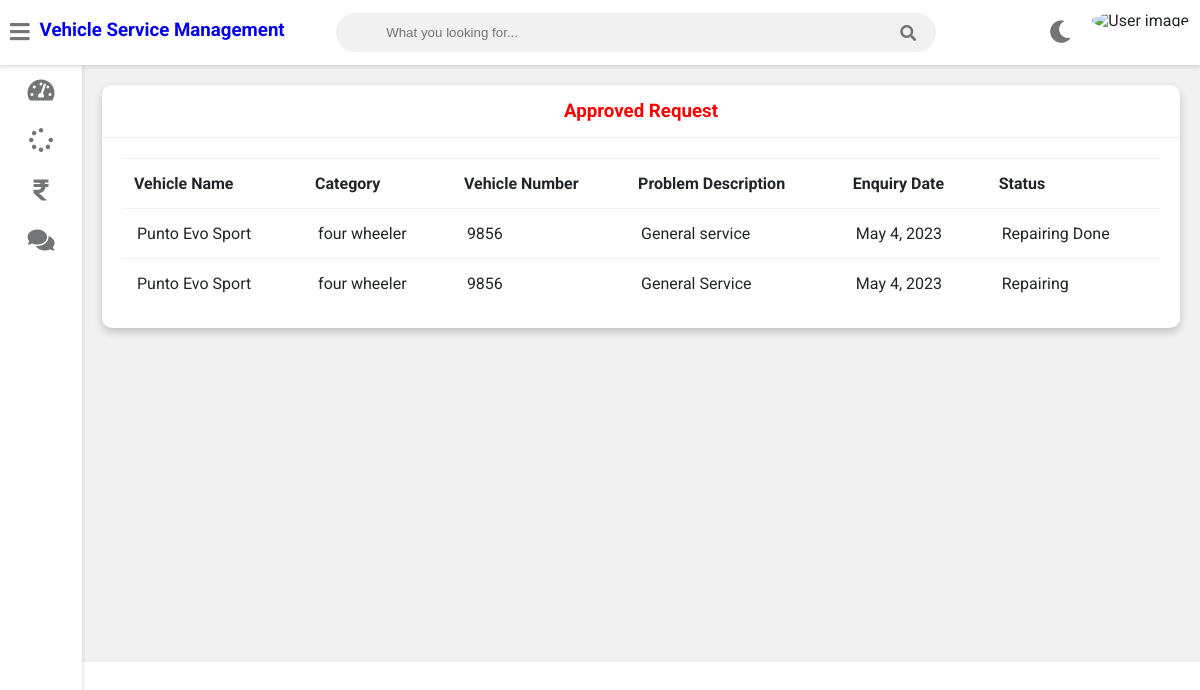
Screenshot of /customer-view-approved-request (signed in) with the database file from the repository.
### vehicle/models.py (models this page shows, shortened)
class Request(models.Model):
    cat=(('two wheeler with gear','two wheeler with gear'),('two wheeler without gear','two wheeler without gear'),('four wheeler','four wheeler'))
    category=models.CharField(max_length=50,choices=cat)
    vehicle_no = models.CharField(max_length=20,null=False)
    vehicle_name = models.CharField(max_length=40,null=False)
    vehicle_model = models.CharField(max_length=40,null=False)
    vehicle_brand = models.CharField(max_length=40,null=False)
    Km_Driven = models.PositiveIntegerField(max_length=40,null=True,blank=True)
    problem_description = models.CharField(max_length=500,null=False)
    date=models.DateField(auto_now=True)
    cost=models.PositiveIntegerField(null=True)
    customer=models.ForeignKey('Customer', on_delete=models.CASCADE,null=True)
    mechanic=models.ForeignKey('Mechanic',on_delete=models.CASCADE,null=True)
    stat=(('Pending','Pending'),('Approved','Approved'),('Repairing','Repairing'),('Repairing Done','Repairing Done'),('Released','Released'))
    status=models.CharField(max_length=50,choices=stat,default='Pending',null=True)

### vehicle/views.py (the view)
# urls.py: path('customer-view-approved-request',views.customer_view_approved_request_view,name='customer-view-approved-request'),
@login_required(login_url='customerlogin')
@user_passes_test(is_customer)
def customer_view_approved_request_view(request):
    customer=models.Customer.objects.get(user_id=request.user.id)
    enquiries=models.Request.objects.all().filter(customer_id=customer.id).exclude(status='Pending')
    return render(request,'vehicle/customer_view_approved_request.html',{'customer':customer,'enquiries':enquiries})

### vehicle/views.py (called while the page is built)
def is_customer(user):
    return user.groups.filter(name='CUSTOMER').exists()

### templates/vehicle/customer_view_approved_request.html
{% extends 'vehicle/customerbase.html' %}
{% block content %}
	<div class="wrapper">
		<div class="row">
			<div class="col-12 col-m-12 col-sm-12">
				<div class="card">
					<div class="card-header">
						<h3 style="color:red; text-align:center" >Approved Request
						</h3>
					</div>
					<div class="card-content">
						<table>
							<thead>
                <tr>
                  <th>Vehicle Name</th>
                  <th>Category</th>
                  <th>Vehicle Number</th>
                  <th>Problem Description</th>
                  <th>Enquiry Date</th>
                  <th>Status</th>
                </tr>
							</thead>
							<tbody>
                {% for enq in enquiries %}
                <tr>
                  <td>{{enq.vehicle_name}}</td>
                  <td>{{enq.category}}</td>
                  <td>{{enq.vehicle_no}}</td>
                  <td>{{enq.problem_description}}</td>
                  <td>{{enq.date}}</td>
                  <td>{{enq.status}}</td>
                  </tr>
                {% endfor %}
							</tbody>
						</table>
					</div>
				</div>
			</div>
		</div>
<br><br><br><br><br><br><br><br><br><br><br><br><br><br><br><br>
	</div>
{% endblock content %}

### templates/vehicle/customerbase.html (shortened to what this page needs)
<!DOCTYPE html>
{% load static %}
<html>
<head>
	<link rel="stylesheet" type="text/css" href="https://cdnjs.cloudflare.com/ajax/libs/Chart.js/2.9.3/Chart.min.css">
	<link rel="stylesheet" type="text/css" href="{% static "fontawesome-free/css/all.min.css" %}">
	<link rel="stylesheet" type="text/css" href="{% static "style.css" %}">
</head>
<body class="overlay-scrollbar">
	<div class="navbar">
		<ul class="navbar-nav">
			<li class="nav-item">
				<a class="nav-link">
					<i class="fas fa-bars" onclick="collapseSidebar()"></i>
				</a>
			</li>
			<li class="nav-item">
			<a style="text-decoration:none;"href="/customer-dashboard"><h3>Vehicle Service Management</h3></a>
			</li>
		</ul>
		<form class="navbar-search">
			<input type="text" name="Search" class="navbar-search-input" placeholder="What you looking for...">
			<i class="fas fa-search"></i>
		</form>
		<ul class="navbar-nav nav-right">
			<li class="nav-item mode">
				<a class="nav-link" href="#" onclick="switchTheme()">
					<i class="fas fa-moon dark-icon"></i>
				</a>
			</li>
			<li class="nav-item avt-wrapper">
				<div class="avt dropdown">
					<img src="{% static  customer.profile_pic.url %} " alt="User image" class="dropdown-toggle" data-toggle="user-menu">
				</div>
			</li>
		</ul>
	</div>
	<div class="sidebar">
		<ul class="sidebar-nav">
			<li class="sidebar-nav-item">
				<a href="/customer-dashboard" class="sidebar-nav-link">
					<div>
						<i class="fas fa-tachometer-alt"></i>
					</div>
				</a>
			</li>
			<li  class="sidebar-nav-item">
				<a href="/customer-request" class="sidebar-nav-link">
					<div>
						<i class="fas fa-spinner"></i>
					</div>
				</a>
			</li>
			<li  class="sidebar-nav-item">
				<a href="/customer-invoice" class="sidebar-nav-link">
					<div>
						<i class="fas fa-rupee-sign"></i>
					</div>
				</a>
			</li>
			<li  class="sidebar-nav-item">
				<a href="/customer-feedback" class="sidebar-nav-link">
					<div>
					<i class="fas fa-comments"></i>
					</div>
				</a>
			</li>
		</ul>
	</div>
<div>
	<div class="content">
		{% block content %}
		{% endblock content %}
	</div>
</div>
</body>
</html>

### rows the page displays
Request: vehicle_name "Punto Evo Sport", category "four wheeler", vehicle_no "9856", problem_description "General service", date "May 4, 2023", status "Repairing Done"
Request: vehicle_name "Punto Evo Sport", category "four wheeler", vehicle_no "9856", problem_description "General Service", date "May 4, 2023", status "Repairing"
